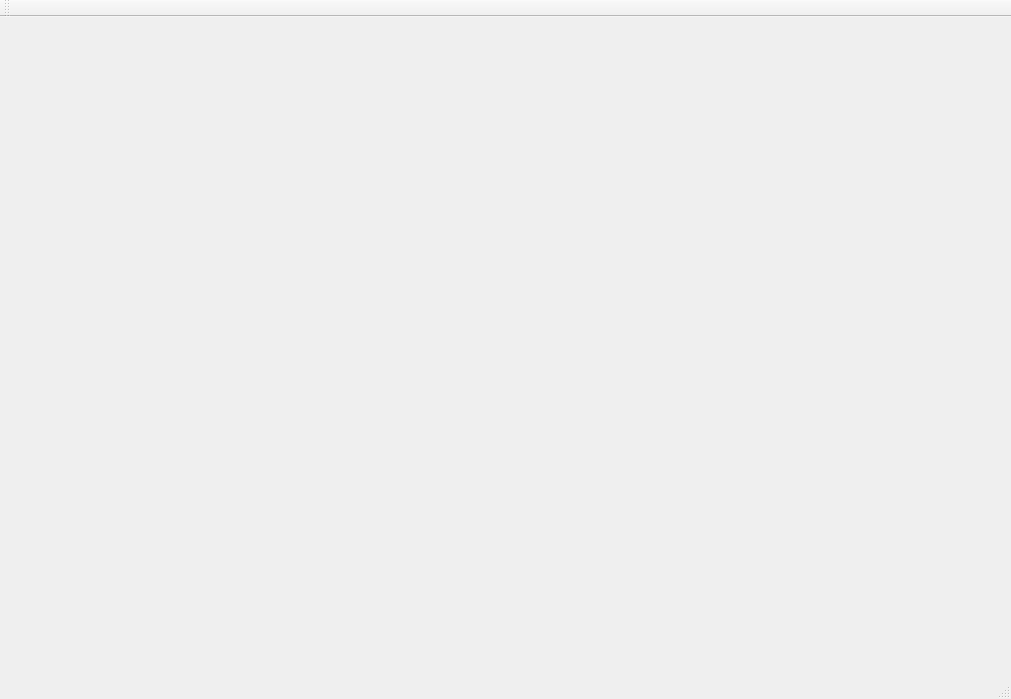
<?xml version="1.0" encoding="UTF-8"?>
<ui version="4.0">
 <class>MainWindow</class>
 <widget class="QMainWindow" name="MainWindow">
  <property name="geometry">
   <rect>
    <x>0</x>
    <y>0</y>
    <width>1011</width>
    <height>699</height>
   </rect>
  </property>
  <property name="windowTitle">
   <string>MainWindow</string>
  </property>
  <widget class="QWidget" name="centralWidget"/>
  <widget class="QMenuBar" name="menuBar">
   <property name="geometry">
    <rect>
     <x>0</x>
     <y>0</y>
     <width>1011</width>
     <height>21</height>
    </rect>
   </property>
  </widget>
  <widget class="QToolBar" name="mainToolBar">
   <attribute name="toolBarArea">
    <enum>TopToolBarArea</enum>
   </attribute>
   <attribute name="toolBarBreak">
    <bool>false</bool>
   </attribute>
  </widget>
  <widget class="QStatusBar" name="statusBar"/>
 </widget>
 <layoutdefault spacing="6" margin="11"/>
 <resources/>
 <connections/>
</ui>
